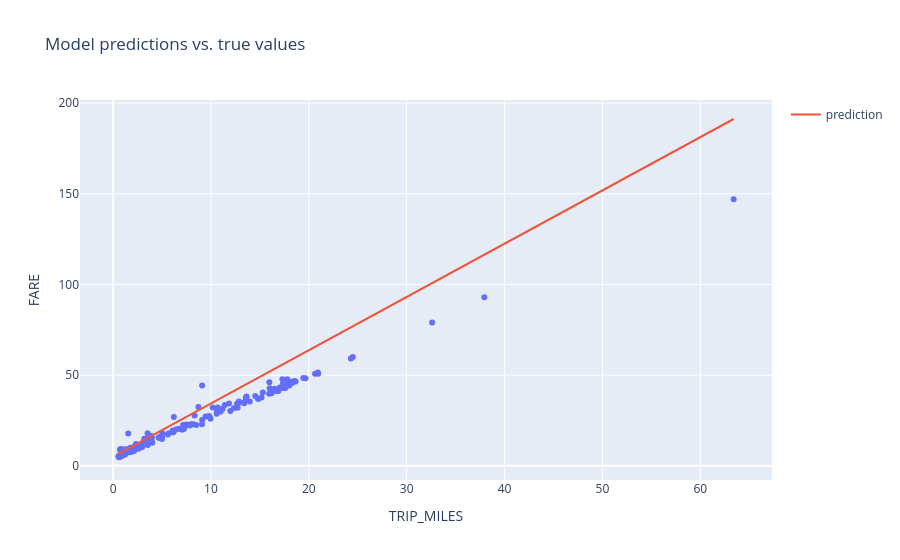

Notebook source saved alongside this figure:
### Code cell
# Experiment 2 (Experiment 1: Increase the learning rate to 1.0 (batch size at 50))
settings_2 = ml_edu.experiment.ExperimentSettings(
    learning_rate=1.0,
    number_epochs=20,
    batch_size=50,
    input_features=['TRIP_MILES']
)

metrics = [keras.metrics.RootMeanSquaredError(name='rmse')]

model_2 = create_model(settings_2, metrics)

experiment_2 = train_model('one_feature', model_2, training_df, 'FARE', settings_2)

ml_edu.results.plot_experiment_metrics(experiment_2, ['rmse'])
ml_edu.results.plot_model_predictions(experiment_2, training_df, 'FARE')

### Figure 1 — Plotly figure (JSON) as saved in the notebook; plotly's stock layout.template omitted (floating-point values rounded to 4 significant figures; data arrays with more than 128 entries replaced by an {"elided": "..."} marker saying what was removed)
{"data": [{"hovertemplate": "TRIP_MILES=%{x}<br>FARE=%{y}<extra></extra>", "legendgroup": "", "marker": {"color": "#636efa", "symbol": "circle"}, "mode": "markers", "name": "", "orientation": "v", "showlegend": false, "type": "scatter", "x": {"elided": "200 float values"}, "xaxis": "x", "y": {"elided": "200 float values"}, "yaxis": "y"}, {"mode": "lines", "name": "prediction", "type": "scatter", "x": {"elided": "200 float values"}, "y": {"elided": "200 float values"}}], "layout": {"legend": {"tracegroupgap": 0}, "title": {"text": "Model predictions vs. true values"}, "xaxis": {"anchor": "y", "domain": [0, 1], "title": {"text": "TRIP_MILES"}}, "yaxis": {"anchor": "x", "domain": [0, 1], "title": {"text": "FARE"}}}}
